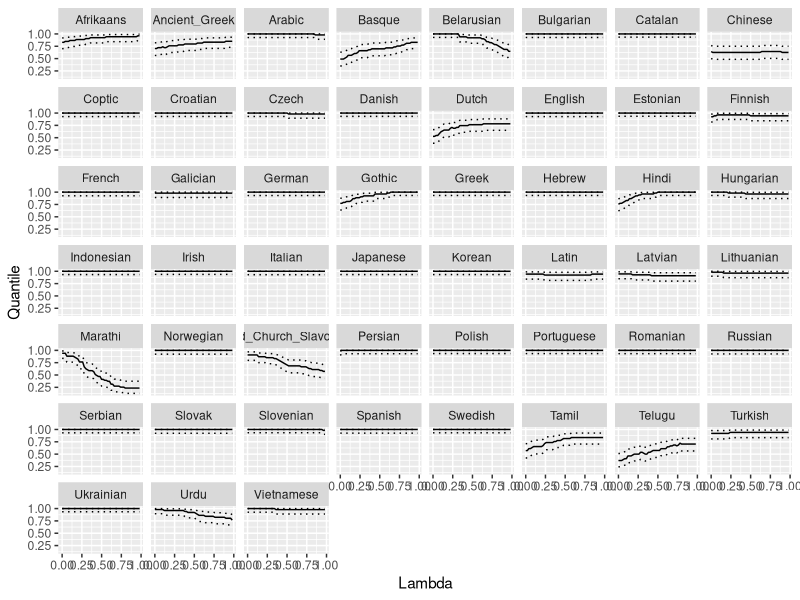

Here is the R script that generated this plot:
data = read.csv("optimality-by-lambda.tsv", sep="\t")

library(tidyr)
library(dplyr)
library(ggplot2)

plot = ggplot(data, aes(x=Lambda, y=Quantile)) + geom_line() + facet_wrap(~Language)

cBoundUpper = c()
cBoundLower = c()
pValue = c()
for(i in (1:nrow(data))) {
   quantile = data$Quantile[[i]]
   samples = data$Samples[[i]]
   test = binom.test(round(quantile*samples), round(samples), alternative="two.sided", conf.level=1-0.05)
   cBoundUpper = c(cBoundUpper, test$conf.int[[2]])
   cBoundLower = c(cBoundLower, test$conf.int[[1]])
   pValue = c(pValue, test$p.value*3)
}
data$UpperBound = cBoundUpper
data$LowerBound = cBoundLower
data$pValue = pValue


plot = ggplot(data, aes(x=Lambda, y=Quantile)) + geom_line() + geom_line(aes(x=Lambda,y=LowerBound)) + facet_wrap(~Language)


#lambdas = c(0.0, 0.5, 0.98)
#plot = ggplot(data %>% filter(Lambda %in% lambdas), aes(x=Lambda, y=Quantile)) + geom_line() + geom_line(aes(x=Lambda,y=LowerBound)) + facet_wrap(~Language)

plot = ggplot(data, aes(x=Lambda, y=Quantile)) + geom_line() + geom_line(aes(x=Lambda,y=UpperBound), linetype="dotted") + geom_line(aes(x=Lambda,y=LowerBound), linetype="dotted") + facet_wrap(~Language)


ggsave(plot, file="figures/quantileByLambda.pdf")
